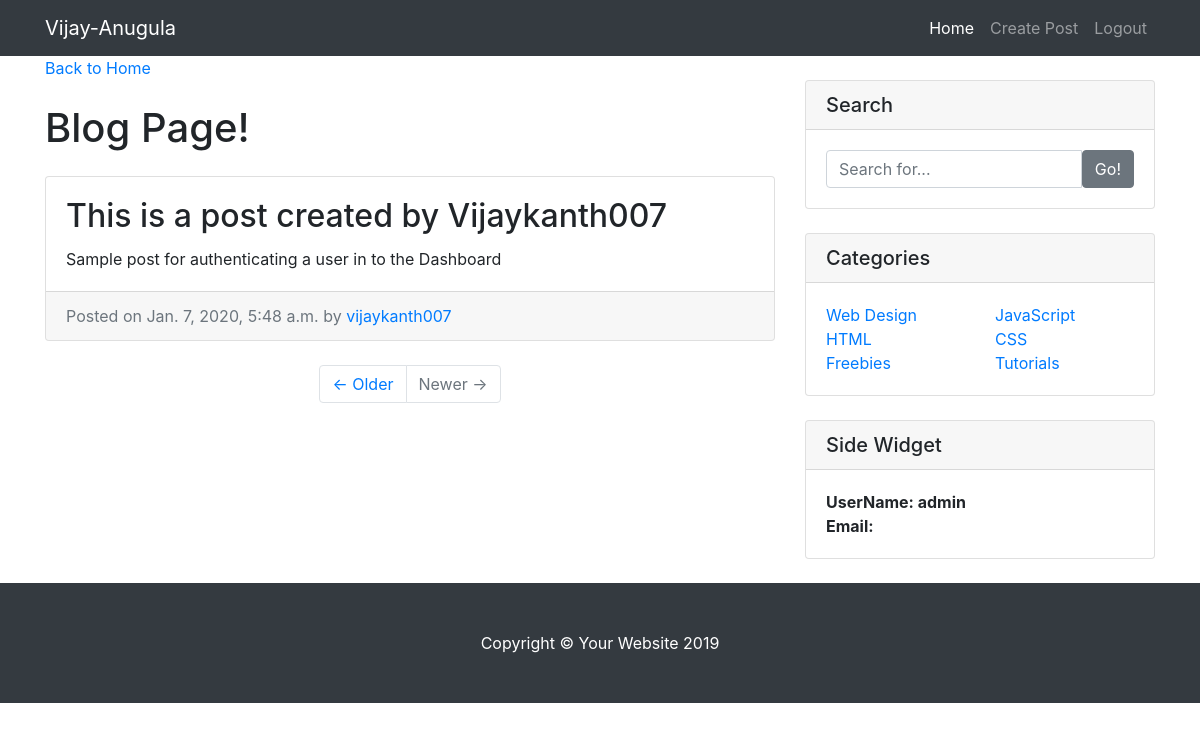
The page /10/ (signed in) on the database its author committed.
### myapp/models.py (models this page shows, shortened)
class Entry(models.Model):
    title = models.CharField(max_length=100)
    body = models.TextField()
    date = models.DateTimeField(auto_now_add=True)
    author = models.ForeignKey(User, on_delete=models.CASCADE)

### myapp/views.py (the view)
# urls.py: path('<int:pk>/', EntryDetail.as_view(), name='detail'),
class EntryDetail(LoginRequiredMixin,DetailView):
    model = Entry
    template_name = 'myapp/entry_detail.html'

### templates/myapp/entry_detail.html
{% extends 'base.html' %}
{% block content %}
<div class="container">
    <div class="row">
        <div class="col-md-8">
            <a href="{% url 'myapp:home' %}" >Back to Home</a>
            <h1 class="my-4">Blog Page!
            </h1>
            <div class="card mb-4">
                <div class="card-body">
                    <h2 class="card-title">{{object.title}}</h2>
                    <p class="card-text">{{object.body}}</p>
                </div>
                <div class="card-footer text-muted">
                    Posted on {{object.date}} by
                    <a href="#">{{object.author}}</a>
                </div>
            </div>
            <ul class="pagination justify-content-center mb-4">
                <li class="page-item">
                    <a class="page-link" href="#">&larr; Older</a>
                </li>
                <li class="page-item disabled">
                    <a class="page-link" href="#">Newer &rarr;</a>
                </li>
            </ul>
        </div>
        <div class="col-md-4">
            <div class="card my-4">
                <h5 class="card-header">Search</h5>
                <div class="card-body">
                    <div class="input-group">
                        <input type="text" class="form-control" placeholder="Search for...">
                        <span class="input-group-btn">
                <button class="btn btn-secondary" type="button">Go!</button>
              </span>
                    </div>
                </div>
            </div>
            <div class="card my-4">
                <h5 class="card-header">Categories</h5>
                <div class="card-body">
                    <div class="row">
                        <div class="col-lg-6">
                            <ul class="list-unstyled mb-0">
                                <li>
                                    <a href="#">Web Design</a>
                                </li>
                                <li>
                                    <a href="#">HTML</a>
                                </li>
                                <li>
                                    <a href="#">Freebies</a>
                                </li>
                            </ul>
                        </div>
                        <div class="col-lg-6">
                            <ul class="list-unstyled mb-0">
                                <li>
                                    <a href="#">JavaScript</a>
                                </li>
                                <li>
                                    <a href="#">CSS</a>
                                </li>
                                <li>
                                    <a href="#">Tutorials</a>
                                </li>
                            </ul>
                        </div>
                    </div>
                </div>
            </div>
            <div class="card my-4">
                <h5 class="card-header">Side Widget</h5>
                <div class="card-body">
                    <strong> UserName: {{ user.username}} </strong> <br/>
                    <strong>Email: {{ user.email }}</strong>
                </div>
            </div>
        </div>
    </div>
</div>
{% endblock %}

### static/css/blog-home.css (style rules this page uses)
body { padding-top: 56px; }

### rows shown on the page
Entry: title "This is a post created by Vijaykanth007", body "Sample post for authenticating a user in to the Dashboard", date "Jan. 7, 2020, 5:48 a.m.", author "vijaykanth007"

### other values the page prints
{{ user.username }} "admin"
